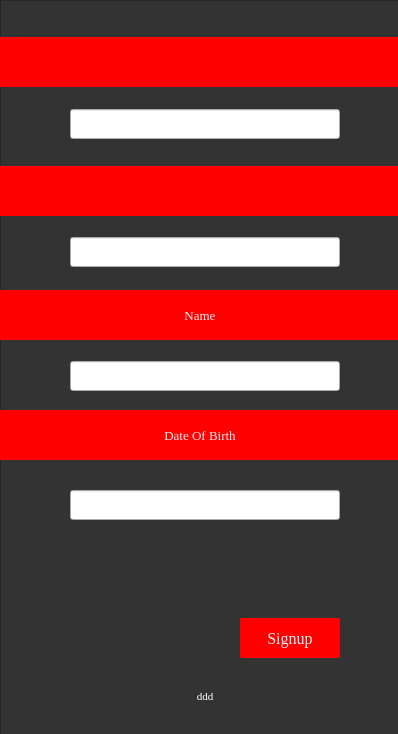
<?xml version="1.0" encoding="UTF-8"?>
<ui version="4.0">
 <class>Signup</class>
 <widget class="QWidget" name="Signup">
  <property name="geometry">
   <rect>
    <x>0</x>
    <y>0</y>
    <width>398</width>
    <height>734</height>
   </rect>
  </property>
  <property name="font">
   <font>
    <pointsize>15</pointsize>
   </font>
  </property>
  <property name="windowTitle">
   <string>Form</string>
  </property>
  <widget class="QFrame" name="frame">
   <property name="geometry">
    <rect>
     <x>0</x>
     <y>0</y>
     <width>400</width>
     <height>800</height>
    </rect>
   </property>
   <property name="font">
    <font>
     <pointsize>4</pointsize>
    </font>
   </property>
   <property name="styleSheet">
    <string notr="true">QFrame
{
background: #333;
}</string>
   </property>
   <property name="frameShape">
    <enum>QFrame::StyledPanel</enum>
   </property>
   <property name="frameShadow">
    <enum>QFrame::Raised</enum>
   </property>
   <widget class="QLineEdit" name="edit_username">
    <property name="geometry">
     <rect>
      <x>70</x>
      <y>109</y>
      <width>270</width>
      <height>30</height>
     </rect>
    </property>
    <property name="font">
     <font>
      <family>Times New Roman</family>
      <pointsize>12</pointsize>
     </font>
    </property>
    <property name="styleSheet">
     <string notr="true"/>
    </property>
   </widget>
   <widget class="QLineEdit" name="edit_password">
    <property name="geometry">
     <rect>
      <x>70</x>
      <y>237</y>
      <width>270</width>
      <height>30</height>
     </rect>
    </property>
    <property name="font">
     <font>
      <family>Times New Roman</family>
      <pointsize>12</pointsize>
     </font>
    </property>
   </widget>
   <widget class="QLabel" name="label_error">
    <property name="geometry">
     <rect>
      <x>70</x>
      <y>681</y>
      <width>270</width>
      <height>30</height>
     </rect>
    </property>
    <property name="font">
     <font>
      <family>Times New Roman</family>
      <pointsize>8</pointsize>
     </font>
    </property>
    <property name="focusPolicy">
     <enum>Qt::NoFocus</enum>
    </property>
    <property name="styleSheet">
     <string notr="true">QLabel#label_error
{
	color: white;
}</string>
    </property>
    <property name="text">
     <string>ddd</string>
    </property>
    <property name="alignment">
     <set>Qt::AlignCenter</set>
    </property>
   </widget>
   <widget class="QPushButton" name="submit_login">
    <property name="geometry">
     <rect>
      <x>240</x>
      <y>618</y>
      <width>100</width>
      <height>40</height>
     </rect>
    </property>
    <property name="font">
     <font>
      <family>Times New Roman</family>
      <pointsize>12</pointsize>
     </font>
    </property>
    <property name="styleSheet">
     <string notr="true">QPushButton#submit_login
{
	position: relative;
	display: block;
  	padding: 0;
  	overflow: hidden;
	border-width: 0;
  	outline: none;
  	border-radius: 2px;
  	box-shadow: 0 1px 4px rgba(0, 0, 0, .6);
  	background-color: red;
  	color: #ecf0f1;
  	transition: background-color .3s;
}

</string>
    </property>
    <property name="text">
     <string>Signup</string>
    </property>
   </widget>
   <widget class="QPushButton" name="password_btn">
    <property name="geometry">
     <rect>
      <x>0</x>
      <y>166</y>
      <width>400</width>
      <height>50</height>
     </rect>
    </property>
    <property name="font">
     <font>
      <pointsize>7</pointsize>
     </font>
    </property>
    <property name="styleSheet">
     <string notr="true">QPushButton#password_btn
{
	background:red;
	border-radius: 60px;
}
</string>
    </property>
    <property name="text">
     <string/>
    </property>
    <property name="icon">
     <iconset>
      <normaloff>Images/password_btn.png</normaloff>Images/password_btn.png</iconset>
    </property>
   </widget>
   <widget class="QPushButton" name="username_btn">
    <property name="geometry">
     <rect>
      <x>0</x>
      <y>37</y>
      <width>400</width>
      <height>50</height>
     </rect>
    </property>
    <property name="font">
     <font>
      <family>Times New Roman</family>
      <pointsize>10</pointsize>
      <kerning>true</kerning>
     </font>
    </property>
    <property name="styleSheet">
     <string notr="true">QPushButton#username_btn
{
	background:red;
	border-radius: 60px;
}</string>
    </property>
    <property name="text">
     <string/>
    </property>
    <property name="icon">
     <iconset>
      <normaloff>Images/top_login.png</normaloff>Images/top_login.png</iconset>
    </property>
    <property name="flat">
     <bool>true</bool>
    </property>
   </widget>
   <widget class="QPushButton" name="firstname_btn">
    <property name="geometry">
     <rect>
      <x>0</x>
      <y>290</y>
      <width>400</width>
      <height>50</height>
     </rect>
    </property>
    <property name="font">
     <font>
      <family>Times New Roman</family>
      <pointsize>10</pointsize>
     </font>
    </property>
    <property name="styleSheet">
     <string notr="true">QPushButton#firstname_btn
{
	background:red;
	border-radius: 60px;
	color: #ffebee;
}
</string>
    </property>
    <property name="text">
     <string>Name</string>
    </property>
   </widget>
   <widget class="QLineEdit" name="edit_firstname">
    <property name="geometry">
     <rect>
      <x>70</x>
      <y>361</y>
      <width>270</width>
      <height>30</height>
     </rect>
    </property>
    <property name="font">
     <font>
      <family>Times New Roman</family>
      <pointsize>12</pointsize>
     </font>
    </property>
   </widget>
   <widget class="QPushButton" name="dob_btn">
    <property name="geometry">
     <rect>
      <x>0</x>
      <y>410</y>
      <width>400</width>
      <height>50</height>
     </rect>
    </property>
    <property name="font">
     <font>
      <family>Times New Roman</family>
      <pointsize>10</pointsize>
     </font>
    </property>
    <property name="styleSheet">
     <string notr="true">QPushButton#dob_btn
{
	background:red;
	border-radius: 60px;
	color: #ffebee;
}
</string>
    </property>
    <property name="text">
     <string>Date Of Birth</string>
    </property>
   </widget>
   <widget class="QLineEdit" name="edit_dob">
    <property name="geometry">
     <rect>
      <x>70</x>
      <y>490</y>
      <width>270</width>
      <height>30</height>
     </rect>
    </property>
    <property name="font">
     <font>
      <family>Times New Roman</family>
      <pointsize>12</pointsize>
     </font>
    </property>
   </widget>
  </widget>
 </widget>
 <resources/>
 <connections/>
</ui>
